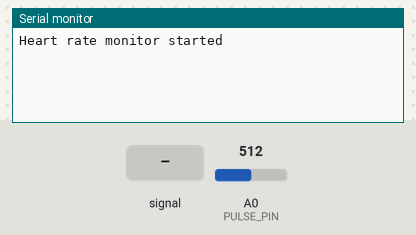
A sketch run on a simulated Arduino Uno, built with avr-gcc and run on an emulated ATmega328P. Parts: the last lines printed to the serial monitor. The inputs (shaded band) are chosen by the test bench; at power-on: A0 (PULSE_PIN) = 512.

Above: at 2.2 s.
2.3 s: A0 (PULSE_PIN) fed a 2 Hz sine of ±306 counts around its level
At 3.4 s:
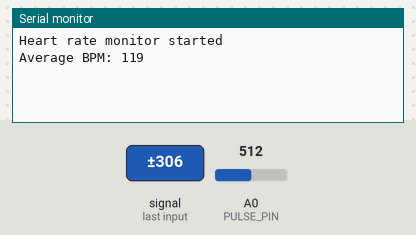
4.5 s: A0 (PULSE_PIN) fed a 200 Hz sine of ±81 counts around its level
At 6.9 s:
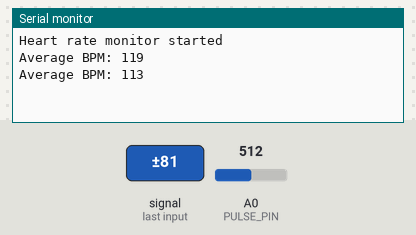

The sketch:

pulse.ino
```cpp
#define PULSE_PIN A0

const int threshold = 540;       // Fine-tuned threshold (adjust if needed)
bool pulseDetected = false;

unsigned long lastBeatTime = 0;
unsigned long lastPrintTime = 0;

#define MAX_BPM_READINGS 15
int bpmBuffer[MAX_BPM_READINGS];
int bpmIndex = 0;
int bpmSum = 0;
int bpmCount = 0;

void setup() {
  Serial.begin(115200);
  delay(1000);
  Serial.println("Heart rate monitor started");
}

void loop() {
  int signal = analogRead(PULSE_PIN);
  unsigned long now = millis();

  // Detect rising edge of pulse
  if (signal > threshold && !pulseDetected) {
    pulseDetected = true;

    if (lastBeatTime > 0) {
      unsigned long interval = now - lastBeatTime;

      // Only accept beats between 500–1500 ms (40–120 BPM)
      if (interval > 450 && interval < 900) {
        int bpm = 60000 / interval;

        // Rolling average
        bpmSum -= bpmBuffer[bpmIndex];
        bpmBuffer[bpmIndex] = bpm;
        bpmSum += bpm;
        bpmIndex = (bpmIndex + 1) % MAX_BPM_READINGS;
        if (bpmCount < MAX_BPM_READINGS) bpmCount++;
      }
    }

    lastBeatTime = now;
  }

  // Falling edge: reset detector
  if (signal < threshold - 30) {
    pulseDetected = false;
  }

  // Print BPM every 3 seconds
  if (now - lastPrintTime >= 3000 && bpmCount > 0) {
    int avgBPM = bpmSum / bpmCount;
    Serial.print("Average BPM: ");
    Serial.println(avgBPM);
    lastPrintTime = now;
  }

  delay(5);  // Small delay for stability
}
```

Measured:
- after the input at 2.3 s, the serial monitor: prints a new line after 0.71 s (image 1)
- after the input at 4.5 s, the serial monitor: prints a new line after 1.5 s (image 2)
